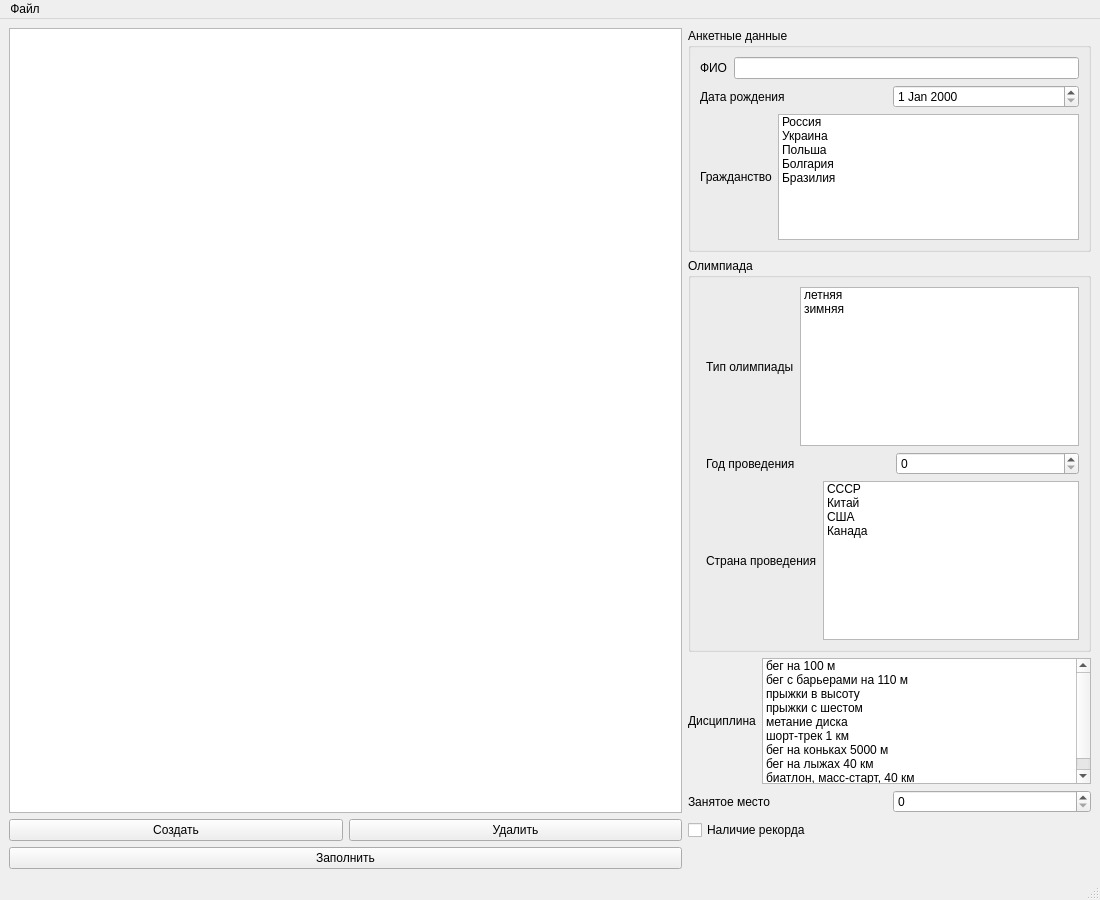
<?xml version="1.0" encoding="UTF-8"?>
<ui version="4.0">
 <class>MainWindow</class>
 <widget class="QMainWindow" name="MainWindow">
  <property name="enabled">
   <bool>true</bool>
  </property>
  <property name="geometry">
   <rect>
    <x>0</x>
    <y>0</y>
    <width>1100</width>
    <height>900</height>
   </rect>
  </property>
  <property name="minimumSize">
   <size>
    <width>1100</width>
    <height>900</height>
   </size>
  </property>
  <property name="windowTitle">
   <string>База данных олимпийских чемпионов</string>
  </property>
  <widget class="QWidget" name="centralwidget">
   <layout class="QGridLayout" name="gridLayout_3">
    <item row="0" column="1" colspan="2">
     <widget class="QGroupBox" name="groupBox">
      <property name="title">
       <string>Анкетные данные</string>
      </property>
      <layout class="QGridLayout" name="gridLayout_2">
       <item row="1" column="0">
        <layout class="QHBoxLayout" name="horizontalLayout_3">
         <item>
          <widget class="QLabel" name="label_2">
           <property name="text">
            <string>Дата рождения</string>
           </property>
          </widget>
         </item>
         <item>
          <widget class="QDateEdit" name="de_birth"/>
         </item>
        </layout>
       </item>
       <item row="2" column="0">
        <layout class="QHBoxLayout" name="horizontalLayout_4">
         <item>
          <widget class="QLabel" name="label_3">
           <property name="text">
            <string>Гражданство</string>
           </property>
          </widget>
         </item>
         <item>
          <widget class="QListWidget" name="lw_citizen">
           <property name="currentRow">
            <number>-1</number>
           </property>
           <item>
            <property name="text">
             <string>Россия</string>
            </property>
           </item>
           <item>
            <property name="text">
             <string>Украина</string>
            </property>
           </item>
           <item>
            <property name="text">
             <string>Польша</string>
            </property>
           </item>
           <item>
            <property name="text">
             <string>Болгария</string>
            </property>
           </item>
           <item>
            <property name="text">
             <string>Бразилия</string>
            </property>
           </item>
          </widget>
         </item>
        </layout>
       </item>
       <item row="0" column="0">
        <layout class="QHBoxLayout" name="horizontalLayout_2">
         <item>
          <widget class="QLabel" name="label">
           <property name="text">
            <string>ФИО</string>
           </property>
          </widget>
         </item>
         <item>
          <widget class="QLineEdit" name="le_fio"/>
         </item>
        </layout>
       </item>
      </layout>
     </widget>
    </item>
    <item row="2" column="1" colspan="2">
     <layout class="QHBoxLayout" name="horizontalLayout_8">
      <item>
       <widget class="QLabel" name="label_7">
        <property name="text">
         <string>Дисциплина</string>
        </property>
       </widget>
      </item>
      <item>
       <widget class="QListWidget" name="lw_discipline">
        <property name="currentRow">
         <number>-1</number>
        </property>
        <item>
         <property name="text">
          <string>бег на 100 м</string>
         </property>
        </item>
        <item>
         <property name="text">
          <string>бег с барьерами на 110 м</string>
         </property>
        </item>
        <item>
         <property name="text">
          <string>прыжки в высоту</string>
         </property>
        </item>
        <item>
         <property name="text">
          <string>прыжки с шестом</string>
         </property>
        </item>
        <item>
         <property name="text">
          <string>метание диска</string>
         </property>
        </item>
        <item>
         <property name="text">
          <string>шорт-трек 1 км</string>
         </property>
        </item>
        <item>
         <property name="text">
          <string>бег на коньках 5000 м</string>
         </property>
        </item>
        <item>
         <property name="text">
          <string>бег на лыжах 40 км</string>
         </property>
        </item>
        <item>
         <property name="text">
          <string>биатлон, масс-старт, 40 км</string>
         </property>
        </item>
       </widget>
      </item>
     </layout>
    </item>
    <item row="3" column="1" colspan="2">
     <layout class="QHBoxLayout" name="horizontalLayout_9">
      <item>
       <widget class="QLabel" name="label_8">
        <property name="text">
         <string>Занятое место</string>
        </property>
       </widget>
      </item>
      <item>
       <widget class="QSpinBox" name="sb_place"/>
      </item>
     </layout>
    </item>
    <item row="1" column="1" colspan="2">
     <widget class="QGroupBox" name="groupBox_2">
      <property name="title">
       <string>Олимпиада</string>
      </property>
      <layout class="QFormLayout" name="formLayout">
       <item row="1" column="1">
        <layout class="QHBoxLayout" name="horizontalLayout_6">
         <item>
          <widget class="QLabel" name="label_5">
           <property name="text">
            <string>Год проведения</string>
           </property>
          </widget>
         </item>
         <item>
          <widget class="QSpinBox" name="sb_year_event"/>
         </item>
        </layout>
       </item>
       <item row="2" column="1">
        <layout class="QHBoxLayout" name="horizontalLayout_7">
         <item>
          <widget class="QLabel" name="label_6">
           <property name="text">
            <string>Страна проведения</string>
           </property>
          </widget>
         </item>
         <item>
          <widget class="QListWidget" name="lw_country">
           <property name="currentRow">
            <number>-1</number>
           </property>
           <item>
            <property name="text">
             <string>СССР</string>
            </property>
           </item>
           <item>
            <property name="text">
             <string>Китай</string>
            </property>
           </item>
           <item>
            <property name="text">
             <string>США</string>
            </property>
           </item>
           <item>
            <property name="text">
             <string>Канада</string>
            </property>
           </item>
          </widget>
         </item>
        </layout>
       </item>
       <item row="0" column="1">
        <layout class="QHBoxLayout" name="horizontalLayout_5">
         <item>
          <widget class="QLabel" name="label_4">
           <property name="text">
            <string>Тип олимпиады</string>
           </property>
          </widget>
         </item>
         <item>
          <widget class="QListWidget" name="lw_olympiad">
           <property name="currentRow">
            <number>-1</number>
           </property>
           <item>
            <property name="text">
             <string>летняя</string>
            </property>
           </item>
           <item>
            <property name="text">
             <string>зимняя</string>
            </property>
           </item>
          </widget>
         </item>
        </layout>
       </item>
      </layout>
     </widget>
    </item>
    <item row="5" column="1" colspan="2">
     <widget class="QCheckBox" name="cb_have_record">
      <property name="enabled">
       <bool>true</bool>
      </property>
      <property name="text">
       <string>Наличие рекорда</string>
      </property>
     </widget>
    </item>
    <item row="0" column="0" rowspan="4">
     <widget class="QListWidget" name="lw_browser"/>
    </item>
    <item row="5" column="0">
     <layout class="QHBoxLayout" name="horizontalLayout">
      <item>
       <widget class="QPushButton" name="pb_create">
        <property name="text">
         <string>Создать</string>
        </property>
       </widget>
      </item>
      <item>
       <widget class="QPushButton" name="pb_remove">
        <property name="text">
         <string>Удалить</string>
        </property>
       </widget>
      </item>
     </layout>
    </item>
    <item row="6" column="0">
     <widget class="QPushButton" name="pb_fill">
      <property name="text">
       <string>Заполнить</string>
      </property>
     </widget>
    </item>
   </layout>
  </widget>
  <widget class="QMenuBar" name="menubar">
   <property name="geometry">
    <rect>
     <x>0</x>
     <y>0</y>
     <width>1100</width>
     <height>26</height>
    </rect>
   </property>
   <widget class="QMenu" name="menu">
    <property name="title">
     <string>Файл</string>
    </property>
    <addaction name="create_file"/>
    <addaction name="open_file"/>
    <addaction name="save_file"/>
    <addaction name="save_file_how"/>
   </widget>
   <addaction name="menu"/>
  </widget>
  <widget class="QStatusBar" name="statusbar"/>
  <action name="save_file">
   <property name="text">
    <string>Сохранить файл</string>
   </property>
  </action>
  <action name="open_file">
   <property name="text">
    <string>Открыть файл</string>
   </property>
  </action>
  <action name="save_file_how">
   <property name="text">
    <string>Сохранить файл как</string>
   </property>
  </action>
  <action name="create_file">
   <property name="text">
    <string>Создать файл</string>
   </property>
  </action>
 </widget>
 <tabstops>
  <tabstop>pb_fill</tabstop>
  <tabstop>pb_create</tabstop>
  <tabstop>pb_remove</tabstop>
  <tabstop>le_fio</tabstop>
  <tabstop>de_birth</tabstop>
  <tabstop>lw_citizen</tabstop>
  <tabstop>lw_olympiad</tabstop>
  <tabstop>sb_year_event</tabstop>
  <tabstop>lw_country</tabstop>
  <tabstop>lw_discipline</tabstop>
  <tabstop>sb_place</tabstop>
  <tabstop>cb_have_record</tabstop>
  <tabstop>lw_browser</tabstop>
 </tabstops>
 <resources/>
 <connections/>
</ui>
